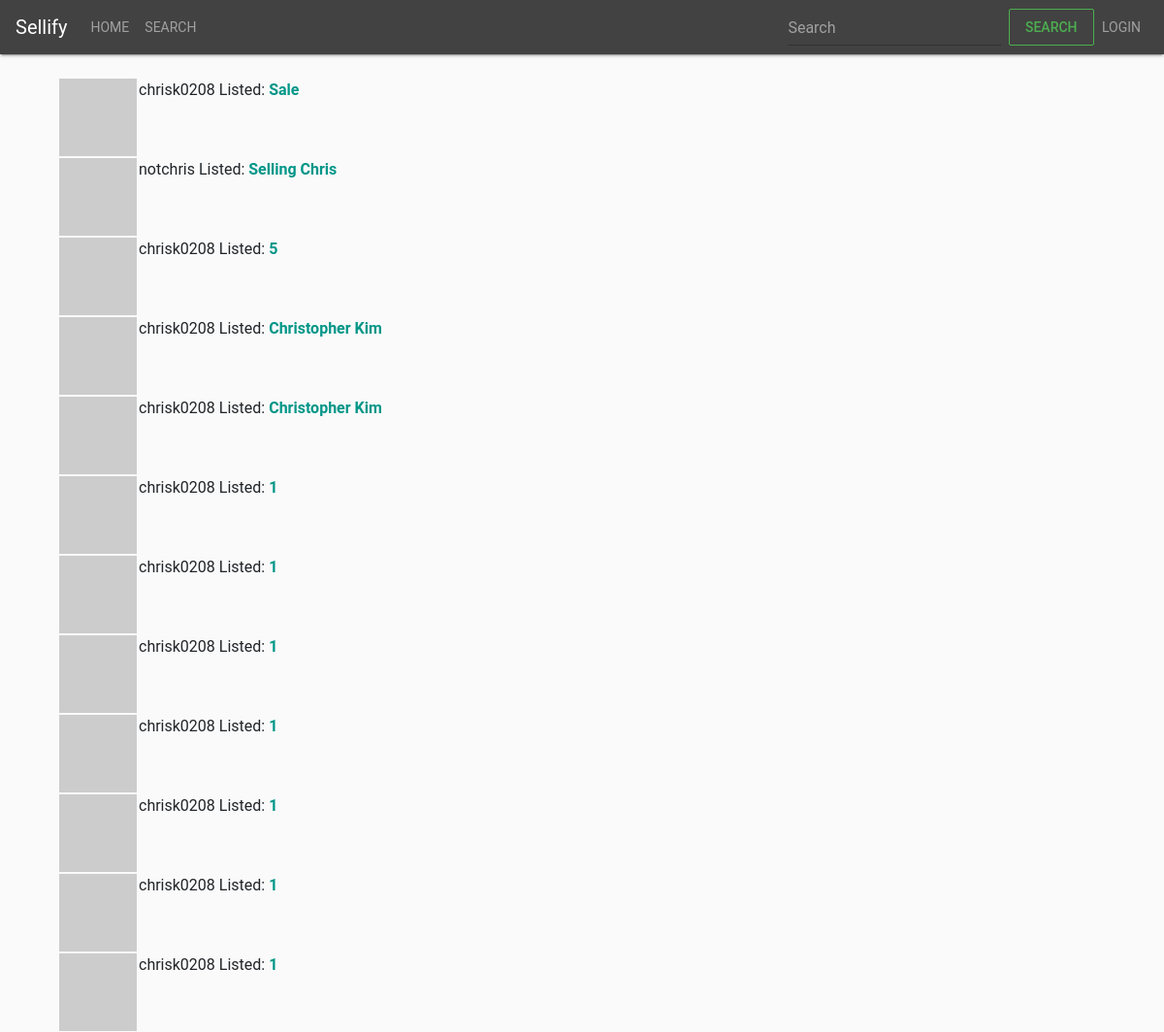
Before: /search with the older database file.
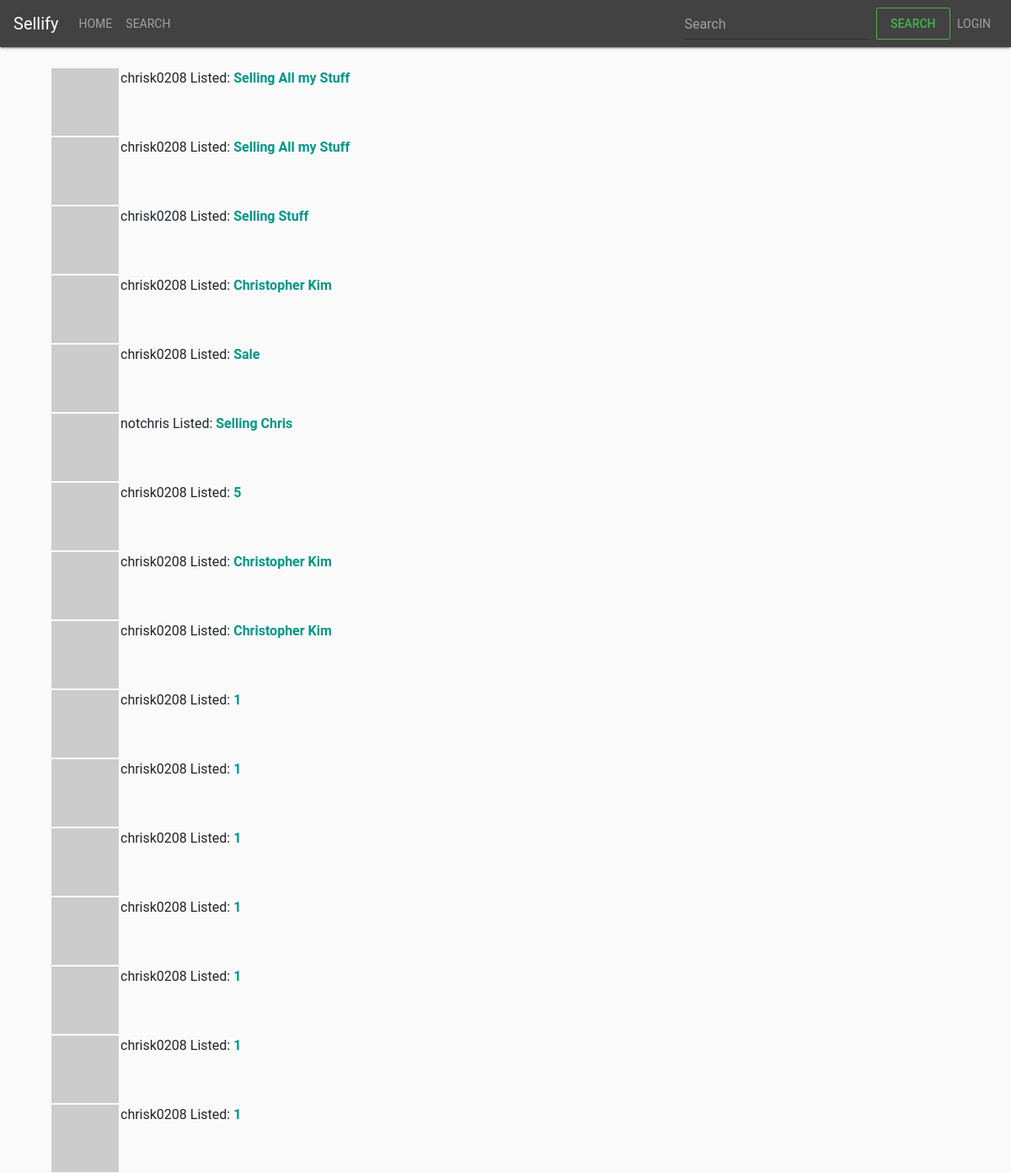
After: the same page with the newer database file.
### app/models.py (models this page shows, shortened)
class Sale(db.Model):
    id = db.Column(db.Integer,primary_key=True)
    name = db.Column(db.String(140),index=True)
    description = db.Column(db.String(512))
    post_date = db.Column(db.String(140), index=True,default=datetime.utcnow)
    start_date = db.Column(db.String(140), index=True)
    end_date = db.Column(db.String(140), index=True)
    zipcode = db.Column(db.String(10))
    address_1 = db.Column(db.String(140),index=True)
    address_2 = db.Column(db.String(140),index=True)
    user_id = db.Column(db.Integer, db.ForeignKey('user.id'))
    items = db.relationship('Item',backref='sale',lazy='dynamic')

class User(UserMixin,db.Model):
    id = db.Column(db.Integer, primary_key=True)
    username = db.Column(db.String(64), index=True, unique=True)
    email = db.Column(db.String(120), index=True, unique=True)
    password_hash = db.Column(db.String(128))
    about_me = db.Column(db.String(140))
    last_seen = db.Column(db.DateTime, default=datetime.utcnow)
    address_1   = db.Column(db.String(140))
    address_2   = db.Column(db.String(140))
    country     = db.Column(db.String(140))
    state       = db.Column(db.String(140))
    postal_code = db.Column(db.String(10))
    sales = db.relationship('Sale',backref='seller',lazy='dynamic')
    def avatar(self, size):
        digest = md5(self.email.lower().encode('utf-8')).hexdigest()
        return 'https://www.gravatar.com/avatar/{}?d=identicon&s={}'.format(
            digest, size)

### app/routes.py (the view)
@app.route('/search')
def search():
    page = request.args.get('page', 1, type=int)
    sales = Sale.query.order_by(Sale.post_date.desc()).paginate(page,app.config['SALES_PER_PAGE'],False)
    next_url = url_for('search', page=sales.next_num) \
        if sales.has_next else None
    prev_url = url_for('search', page=sales.prev_num) \
        if sales.has_prev else None
    return render_template('/sales/search.html',title='Search',sales=sales.items,next_url=next_url,prev_url=prev_url)

### app/routes.py (called while the page is built)
@app.before_request
def before_request():
    if current_user.is_authenticated:
        current_user.last_seen = datetime.utcnow()
        db.session.commit()

### app/templates/sales/search.html (shortened to what this page needs)
{% extends "base.html" %}
{% block app_content %}
    {% for sale in sales %}
        {% include '/sales/_sales.html' %}
    {% endfor %}
{% endblock %}

### app/templates/sales/_sales.html
<table>
        <tr valign="top">
            <td><img src="{{ sale.seller.avatar(36) }}"></td>
            <td> {{ sale.seller.username }} Listed:
                <a href="{{ url_for('sale',id=sale.id) }}"><b>{{ sale.name }}</b> </a>
            </td>
        </tr>
</table>

Changed rows visible on the page:
added Sale: seller.username "chrisk0208", name "Selling All my Stuff"
added Sale: seller.username "chrisk0208", name "Selling All my Stuff"
added Sale: seller.username "chrisk0208", name "Selling Stuff"
added Sale: seller.username "chrisk0208", name "Christopher Kim"
